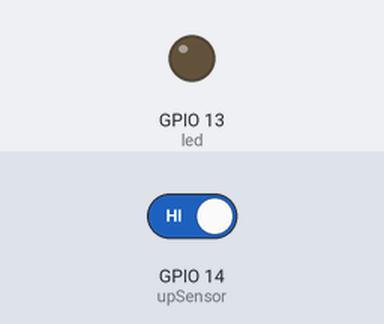
The sketch below on a simulated ESP8266 (NodeMCU). Parts: output pins drawn as LEDs (lit = HIGH). The test bench sets the inputs (shaded band); at power-on: GPIO 14 (upSensor) HIGH. WiFi joins after 1.5 s; servers stay silent unless stated; what the sketch prints to the serial monitor is not drawn.

Above: at 2.7 s.
2.8 s: GPIO 14 (upSensor) driven LOW
At 4.0 s:
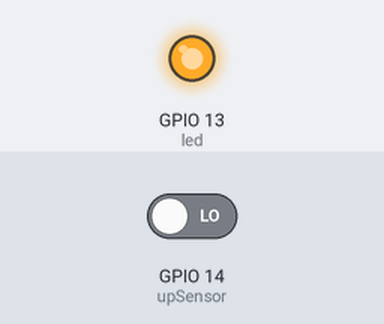
4.3 s: GPIO 14 (upSensor) driven HIGH
At 5.3 s:
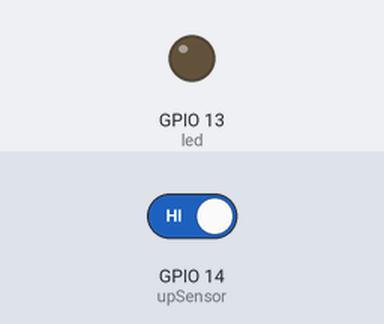
Timing chart, 0 to 7.3 s (numbered marks = the images above; inputs shaded):
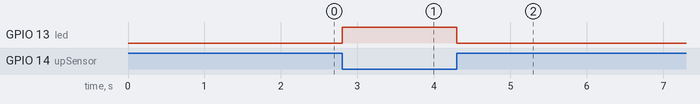

The sketch:

GarageDoorRelease.ino
```cpp
  int upSensor = 14;
  int led = 13;
  int doorTrigger = 12;
  int upVal = 0;
// *1 : reverse upVal values depending on the sensor you are using. This guide uses a proximity sensor where HIGH = nothing in range
//      and LOW = something in range. make sure to change if needed in main loop and doorState switch case


// Uncomment the following line to enable serial debug output
//#define ENABLE_DEBUG

#ifdef ENABLE_DEBUG
#define DEBUG_ESP_PORT Serial
#define NODEBUG_WEBSOCKETS
#define NDEBUG
#endif

#include <Arduino.h>
#ifdef ESP8266
#include <ESP8266WiFi.h>
#endif
#ifdef ESP32
#include <WiFi.h>
#endif

#include "SinricPro.h"
#include "SinricProGarageDoor.h"

    #define WIFI_SSID         "Wifi name"                       //should be a 2.4ghz network, not 5ghz
    #define WIFI_PASS         "Wifi password"
    #define APP_KEY           "get from https://sinric.pro"     // Should look like "de0bxxxx-1x3x-4x3x-ax2x-5dabxxxxxxxx"
    #define APP_SECRET        "get from https://sinric.pro"     // Should look like "5f36xxxx-x3x7-4x3x-xexe-e86724a9xxxx-4c4axxxx-3x3x-x5xe-x9x3-333d65xxxxxx"
    #define GARAGEDOOR_ID     "get from https://sinric.pro"     // Should look like "5dc1564130xxxxxxxxxxxxxx"
    #define BAUD_RATE         115200                            // Change baudrate to your need, currently set to be used with keeyees esp8266


    bool onDoorState(const String& deviceId, bool &doorState) {

      Serial.printf("Garagedoor is %s now.\r\n", doorState?"closed":"open");

        switch (doorState)
        {
          case true:                              //case true is a request to close the door
            if (upVal == LOW)                     //only close the door if the proximity sensor has something in front of it (the door is open)
            {                                     //* Read *1
              digitalWrite(doorTrigger, HIGH);    //simulate a press on the garage remote button
              delay(510);
              digitalWrite(doorTrigger, LOW);
              return true;
            }

            if (upVal == HIGH)
            {
              return false;                       //send back false if door is requested to close but it is already closed. Alexa will interperet this as an error, however this is something you can just ignore
            }

          break;

          case false:                             //case false is a request to open the door
            if (upVal == HIGH)                    //only open the door if the proximity sensor has nothing in front of it (the door is closed)
            {                                     //* Read *1
              digitalWrite(doorTrigger, HIGH);    //simulate a press on the garage remote button
              delay(510);
              digitalWrite(doorTrigger, LOW);
              return true;
            }

            if (upVal == LOW)
            {
              return false;                       //send back false if door is requested to open but it is already open. Alexa will interperet this as an error, however this is something you can just ignore
            }

          break;
        }
    }


void setupWiFi() {
  Serial.printf("\r\n[Wifi]: Connecting");
  WiFi.begin(WIFI_SSID, WIFI_PASS);

  while (WiFi.status() != WL_CONNECTED) {
    Serial.printf(".");
    delay(250);
  }
  IPAddress localIP = WiFi.localIP();
  Serial.printf("connected!\r\n[WiFi]: IP-Address is %d.%d.%d.%d\r\n", localIP[0], localIP[1], localIP[2], localIP[3]);
}

void setupSinricPro() {
  SinricProGarageDoor &myGarageDoor = SinricPro[GARAGEDOOR_ID];
  myGarageDoor.onDoorState(onDoorState);

  // setup SinricPro
  SinricPro.onConnected([](){ Serial.printf("Connected to SinricPro\r\n"); });
  SinricPro.onDisconnected([](){ Serial.printf("Disconnected from SinricPro\r\n"); });
  SinricPro.begin(APP_KEY, APP_SECRET);
}

void setup() {
  Serial.begin(BAUD_RATE); Serial.printf("\r\n\r\n");
  setupWiFi();
  setupSinricPro();
  pinMode(led, OUTPUT);                     //set up all inputs and outputs
  pinMode(upSensor, INPUT);
  pinMode(doorTrigger, OUTPUT);
}

    void loop() {
      upVal = digitalRead(upSensor);
      digitalWrite(led, !upVal);            //continuously set the indicator light to reflect what the proximity sensor sees.
      SinricPro.handle();
    }

/*
 * Made from garage door sample code
 * If you encounter any issues:
 * - check the readme.md at https://github.com/sinricpro/esp8266-esp32-sdk/blob/master/README.md
 * - ensure all dependent libraries are installed
 *   - see https://github.com/sinricpro/esp8266-esp32-sdk/blob/master/README.md#arduinoide
 *   - see https://github.com/sinricpro/esp8266-esp32-sdk/blob/master/README.md#dependencies
 * - open serial monitor and check whats happening
 * - check full user documentation at https://sinricpro.github.io/esp8266-esp32-sdk
 * - visit https://github.com/sinricpro/esp8266-esp32-sdk/issues and check for existing issues or open a new one
 */
```

Measured:
- after the input at 2.8 s, GPIO 13 (led): LOW → HIGH at once
- after the input at 4.3 s, GPIO 13 (led): HIGH → LOW at once
